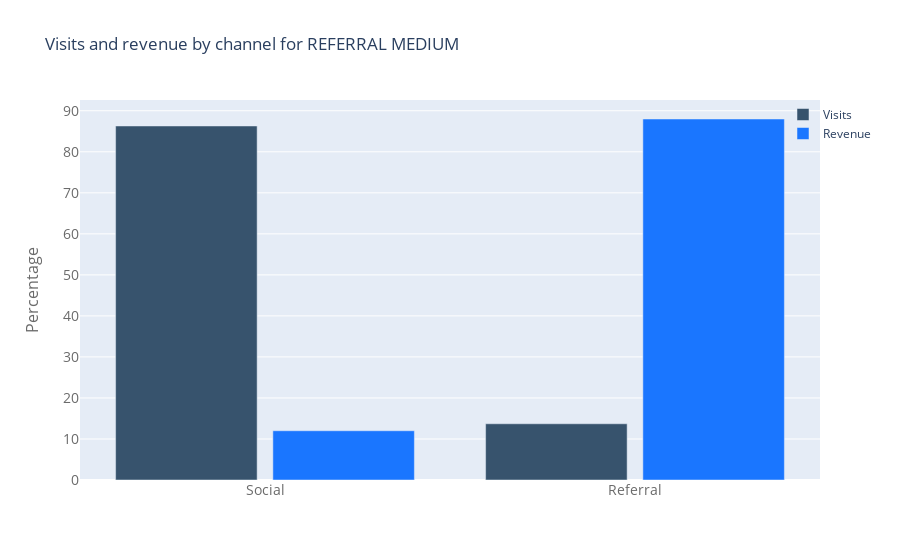

The notebook cell saved with this chart:
### Code cell
plotbar(train[train['medium'] == 'referral'], 'channelGrouping', 'Visits and revenue by channel for REFERRAL MEDIUM')

### Figure 1 — Plotly figure (JSON) as saved in the notebook; plotly's stock layout.template omitted (floating-point values rounded to 4 significant figures)
{"data": [{"marker": {"color": "rgb(55, 83, 109)"}, "name": "Visits", "type": "bar", "x": ["Social", "Referral"], "y": [86.3, 13.7]}, {"marker": {"color": "rgb(26, 118, 255)"}, "name": "Revenue", "type": "bar", "x": ["Social", "Referral"], "y": [12.0, 88.0]}], "layout": {"bargap": 0.15, "bargroupgap": 0.1, "barmode": "group", "legend": {"bgcolor": "rgba(255, 255, 255, 0)", "bordercolor": "rgba(255, 255, 255, 0)", "x": 0.95, "y": 1}, "title": {"text": "Visits and revenue by channel for REFERRAL MEDIUM"}, "xaxis": {"tickfont": {"color": "rgb(107, 107, 107)", "size": 14}}, "yaxis": {"tickfont": {"color": "rgb(107, 107, 107)", "size": 14}, "title": {"font": {"color": "rgb(107, 107, 107)", "size": 16}, "text": "Percentage"}}}}
